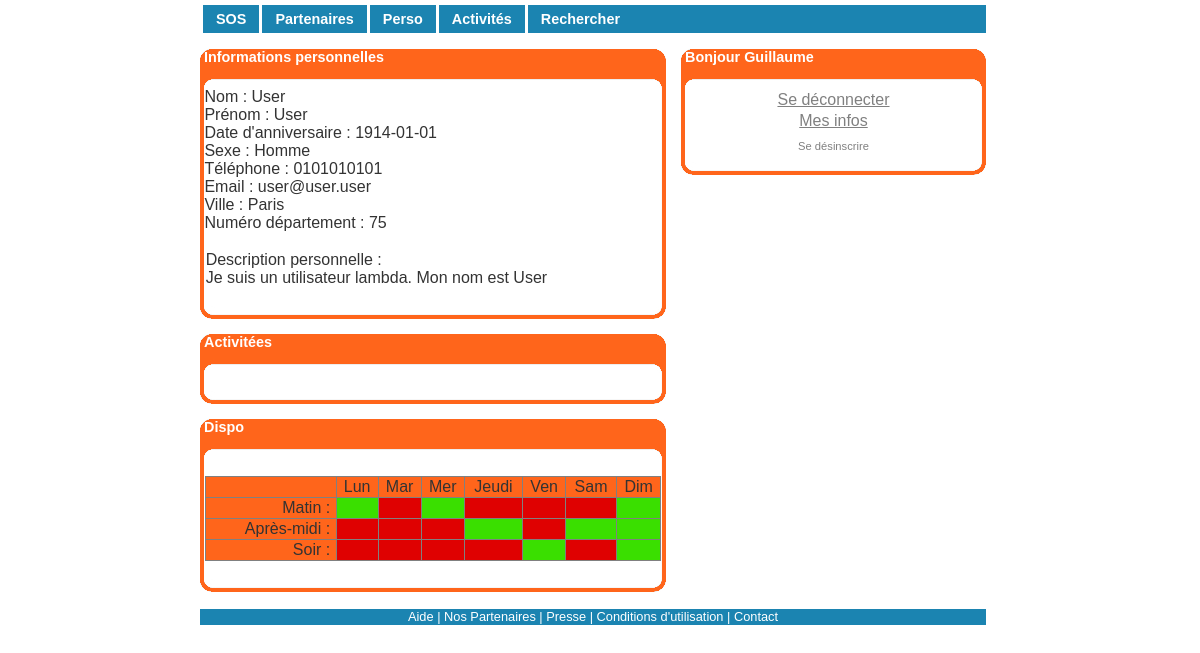
Screenshot of /perso.php?id=4 (signed in) with the database file from the repository.
### tables this page shows
CREATE TABLE IF NOT EXISTS `users` (
  `id` int(11) NOT NULL AUTO_INCREMENT,
  `nom` varchar(255) NOT NULL,
  `prenom` varchar(255) NOT NULL,
  `birth` date NOT NULL,
  `mdp` char(150) NOT NULL,
  `sexe` varchar(50) NOT NULL,
  `email` varchar(255) NOT NULL,
  `avatar` varchar(255) DEFAULT NULL,
  `ville` varchar(255) DEFAULT NULL,
  `numDep` int(5) DEFAULT NULL,
  `tel` varchar(10) DEFAULT NULL,
  `description` text,
  `afficheEmail` tinyint(1) DEFAULT NULL,
  `AfficheTel` tinyint(1) DEFAULT NULL,
  `pass` varchar(50) DEFAULT NULL,
  `valide` varchar(50) DEFAULT NULL,
  PRIMARY KEY (`id`)
);

### perso.php (the view, shortened to what the rows shown need)
<?php
	include("FctPhp.php");
	if (!isset($_SESSION['id'])) {
		header('location:index.php');
	}
	else {
		$UserCurrentId = $_SESSION['id'];
		if (!isset($_GET['id'])) {
			$id = $_SESSION['id'];
		}
		else {
			$id = $_GET['id'];
		}
		$req = "SELECT nom, prenom, birth, mdp, sexe, email, avatar, ville, numDep, tel, description, afficheEmail, AfficheTel FROM users WHERE id=".$id;
		$resultat = mysql_query($req) or die('Erreur SQL !<br>'.$req.'<br>'.mysql_error());
		$ligne = mysql_fetch_assoc($resultat);
		$nom = $ligne['nom'];
		$prenom = $ligne['prenom'];
		$birth = $ligne['birth'];
		$birthEx = explode("-", $birth);
		$jour = $birthEx[2];
		$mois = $birthEx[1];
		$annee = $birthEx[0];
		$sexe = $ligne['sexe'];
		$email = $ligne['email'];
		$ville = $ligne['ville'];
		$numDep = $ligne['numDep'];
		$tel = $ligne['tel'];
		$description = $ligne['description'];
		$afficheEmail = $ligne['afficheEmail'];
		$AfficheTel = $ligne['AfficheTel'];
		$sqlDispo2 = "SELECT * FROM dispo WHERE idUser='".$id."'";
		$reqDispo2 = mysql_query($sqlDispo2) or die('Erreur SQL !<br>'.$sqlDispo2.'<br>'.mysql_error());
		$dataDispo2 = mysql_fetch_assoc($reqDispo2);
	}
?>
<html xmlns="http://www.w3.org/1999/xhtml"><head>
	<link rel="stylesheet" href="style.css" type="text/css" charset="utf-8">
	<body>
		<div id="conteneur">
			<div id="contenu_annexe">
				<?php
				if ($id == $UserCurrentId && isset($_POST['modif_perso'])) {
					echo '<div class="boitegrise_466 sans_marge_gauche">
						<h2>&nbsp;Informations personnelles</h2>
						<form method="POST" action="perso.php">
						&nbsp;Nom : <input type="text" name="nom" value="'.$nom.'" /><br>
						&nbsp;Prénom : <input type="text" name="prenom" value="'.$prenom.'" /><br>
						&nbsp;Date d\'anniversaire : '; ShowListBoxBirth($jour, $mois, $annee); echo '<br>
						&nbsp;Sexe : <input type="radio" name="sexe" value="Homme" '; if ($sexe == "Homme") echo "checked"; echo ' /> Homme <input type="radio" name="sexe" value="Femme" '; if ($sexe == "Femme") echo "checked"; echo ' /> Femme<br>
						&nbsp;Téléphone : <input type="text" name="tel" value="'.$tel.'" /><br>
						&nbsp;Email : <input type="text" name="email" value="'.$email.'" /><br>
						&nbsp;Ville : <input type="text" name="ville" value="'.$ville.'" /><br>
						&nbsp;Code postal : <input type="text" name="numDep" value="'.$numDep.'" /><br>
						&nbsp;Description personnelle : <br><textarea name="description" value="'.$description.'" class="modif_compte">'.$description.'</textarea><br><br>
						&nbsp;Afficher mon email : <input type="radio" name="afficheEmail" value="1" '; if ($afficheEmail == "1") echo "checked"; echo ' /> Oui <input type="radio" name="afficheEmail" value="0" '; if ($afficheEmail == "0") echo "checked"; echo ' /> Non<br>
						&nbsp;Afficher mon numéro : <input type="radio" name="AfficheTel" value="1" '; if ($AfficheTel == "1") echo "checked"; echo ' /> Oui <input type="radio" name="AfficheTel" value="0" '; if ($AfficheTel == "0") echo "checked"; echo ' /> Non<br>
						<br>
						<input type="submit" name="modif_perso_valid" value="Valider" class="modif_compte_valid"/>
						<input type="submit" value="Annuler" class="modif_compte_valid"/>
						</form>
						<div class="finboite"></div>
						</div>';
				}
				else {
					echo '<div class="boitegrise_466 sans_marge_gauche">
						<h2>&nbsp;Informations personnelles</h2>
						&nbsp;Nom : '.$nom.'<br>
						&nbsp;Prénom : '.$prenom.'<br>
						&nbsp;Date d\'anniversaire : '.$birth.'<br>
						&nbsp;Sexe : '.$sexe.'<br>';
						if ($afficheEmail == 1) echo '&nbsp;Téléphone : '.$tel.'<br>';
						if ($AfficheTel == 1) echo '&nbsp;Email : '.$email.'<br>';
						echo '&nbsp;Ville : '.$ville.'<br>
						&nbsp;Numéro département : '.$numDep.'<br /><br />
						<table border="0" style="width: 98%;" align="center">
							<tbody>
								<tr>
									<td>Description personnelle : <br />'.$description.'</td>
								</tr>
							</tbody>
						</table><br />';
						echo '
						<div class="finboite"></div>
						</div>';
				}
				getConnexion();
				if ($id == $UserCurrentId && isset($_POST['modif_activite'])) {
					echo '<div class="boitegrise_466 sans_marge_gauche">
						<h2>&nbsp;Activitées</h2>
						<br>
						<form method="POST" action="perso.php" >
						<input type="submit" name="modif_activite_valid" value="Valider" class="modif_compte_valid"/>
						<input type="submit" value="Annuler" class="modif_compte_valid"/>
						</form>
						<div class="finboite"></div>
						</div>';
				}
				else {
					echo '<div class="boitegrise_466 sans_marge_gauche">
						<h2>&nbsp;Activitées</h2>
						<br>';
						echo '
						<div class="finboite"></div>
						</div>';
				}
				if ($id == $UserCurrentId && isset($_POST['modif_dispo'])) {
					echo '<div class="boitegrise_466 sans_marge_gauche">
						<h2>&nbsp;Dispo</h2>
						<br>
						<form method="POST" action="perso.php" >
							<table border="0" style="width: 98%;" align="center">
							<tbody>
								<tr>
									<td style="text-align:center">
										&nbsp;
									</td>
									<td style="text-align:center">
										Lun
									</td>
									<td style="text-align:center">
										Mar
									</td>
									<td style="text-align:center">
										Mer
									</td>
									<td style="text-align:center">
										Jeudi
									</td>
									<td style="text-align:center">
										Ven
									</td>
									<td style="text-align:center">
										Sam
									</td>
									<td style="text-align:center">
										Dim
									</td>
								</tr>
								<tr>
									<td style="text-align:right">
										Matin :
									</td>
									<td style="text-align:center">
										<input type="checkbox" name="dispo[]" value="L1" ';if ($dataDispo2['L1'] == "1") echo 'checked'; echo'>
									</td>
									<td style="text-align:center">
										<input type="checkbox" name="dispo[]" value="Ma1" ';if ($dataDispo2['Ma1'] == "1") echo 'checked'; echo'>
									</td>
									<td style="text-align:center">
										<input type="checkbox" name="dispo[]" value="Me1" ';if ($dataDispo2['Me1'] == "1") echo 'checked'; echo'>
									</td>
									<td style="text-align:center">
										<input type="checkbox" name="dispo[]" value="J1" ';if ($dataDispo2['J1'] == "1") echo 'checked'; echo'>
									</td>
									<td style="text-align:center">
										<input type="checkbox" name="dispo[]" value="V1" ';if ($dataDispo2['V1'] == "1") echo 'checked'; echo'>
									</td>
									<td style="text-align:center">
										<input type="checkbox" name="dispo[]" value="S1" ';if ($dataDispo2['S1'] == "1") echo 'checked'; echo'>
									</td>
									<td style="text-align:center">
										<input type="checkbox" name="dispo[]" value="D1" ';if ($dataDispo2['D1'] == "1") echo 'checked'; echo'>
									</td>
								</tr>
								<tr>
									<td style="text-align:right">
										Après-midi :
									</td>
									<td style="text-align:center">
										<input type="checkbox" name="dispo[]" value="L2" ';if ($dataDispo2['L2'] == "1") echo 'checked'; echo'>
									</td>
									<td style="text-align:center">
										<input type="checkbox" name="dispo[]" value="Ma2" ';if ($dataDispo2['Ma2'] == "1") echo 'checked'; echo'>
									</td>
									<td style="text-align:center">
										<input type="checkbox" name="dispo[]" value="Me2" ';if ($dataDispo2['Me2'] == "1") echo 'checked'; echo'>
									</td>
									<td style="text-align:center">
										<input type="checkbox" name="dispo[]" value="J2" ';if ($dataDispo2['J2'] == "1") echo 'checked'; echo'>
									</td>
									<td style="text-align:center">
										<input type="checkbox" name="dispo[]" value="V2" ';if ($dataDispo2['V2'] == "1") echo 'checked'; echo'>
									</td>
									<td style="text-align:center">
										<input type="checkbox" name="dispo[]" value="S2" ';if ($dataDispo2['S2'] == "1") echo 'checked'; echo'>
									</td>
									<td style="text-align:center">
										<input type="checkbox" name="dispo[]" value="D2" ';if ($dataDispo2['D2'] == "1") echo 'checked'; echo'>
									</td>
								</tr>
								<tr>
									<td style="text-align:right">
										Soir :
									</td>
									<td style="text-align:center">
										<input type="checkbox" name="dispo[]" value="L3" ';if ($dataDispo2['L3'] == "1") echo 'checked'; echo'>
									</td>
									<td style="text-align:center">
										<input type="checkbox" name="dispo[]" value="Ma3" ';if ($dataDispo2['Ma3'] == "1") echo 'checked'; echo'>
									</td>
									<td style="text-align:center">
										<input type="checkbox" name="dispo[]" value="Me3" ';if ($dataDispo2['Me3'] == "1") echo 'checked'; echo'>
									</td>
									<td style="text-align:center">
										<input type="checkbox" name="dispo[]" value="J3" ';if ($dataDispo2['J3'] == "1") echo 'checked'; echo'>
									</td>
									<td style="text-align:center">
										<input type="checkbox" name="dispo[]" value="V3" ';if ($dataDispo2['V3'] == "1") echo 'checked'; echo'>
									</td>
									<td style="text-align:center">
										<input type="checkbox" name="dispo[]" value="S3" ';if ($dataDispo2['S3'] == "1") echo 'checked'; echo'>
									</td>
									<td style="text-align:center">
										<input type="checkbox" name="dispo[]" value="D3" ';if ($dataDispo2['D3'] == "1") echo 'checked'; echo'>
									</td>
								</tr>
							</tbody>
						</table>
						<br />
						<input type="submit" name="modif_dispo_valid" value="Valider" class="modif_compte_valid"/>
						<input type="submit" value="Annuler" class="modif_compte_valid"/>
						</form>
						<div class="finboite"></div>
						</div>';
				}
				else {
					echo '<div class="boitegrise_466 sans_marge_gauche">
						<h2>&nbsp;Dispo</h2>
						<br>
						<table border="1" style="width: 98%;" align="center">
							<tbody>
								<tr>
									<td bgcolor="FF651B" style="text-align:center">
										&nbsp;
									</td>
									<td bgcolor="FF651B" style="text-align:center">
										Lun
									</td>
									<td bgcolor="FF651B" style="text-align:center">
										Mar
									</td>
									<td bgcolor="FF651B" style="text-align:center">
										Mer
									</td>
									<td bgcolor="FF651B" style="text-align:center">
										Jeudi
									</td>
									<td bgcolor="FF651B" style="text-align:center">
										Ven
									</td>
									<td bgcolor="FF651B" style="text-align:center">
										Sam
									</td>
									<td bgcolor="FF651B" style="text-align:center">
										Dim
									</td>
								</tr>
								<tr>
									<td bgcolor="FF651B" style="text-align:right">
										Matin :&nbsp;
									</td>
									<td bgcolor="';if ($dataDispo2['L1'] == "1") echo '#3ADF00'; else echo'#DF0101'; echo'" style="text-align:center">
									</td>
									<td bgcolor="';if ($dataDispo2['Ma1'] == "1") echo '#3ADF00'; else echo'#DF0101'; echo'" style="text-align:center">
									</td>
									<td bgcolor="';if ($dataDispo2['Me1'] == "1") echo '#3ADF00'; else echo'#DF0101'; echo'" style="text-align:center">
									</td>
									<td bgcolor="';if ($dataDispo2['J1'] == "1") echo '#3ADF00'; else echo'#DF0101'; echo'" style="text-align:center">
									</td>
									<td bgcolor="';if ($dataDispo2['V1'] == "1") echo '#3ADF00'; else echo'#DF0101'; echo'" style="text-align:center">
									</td>
									<td bgcolor="';if ($dataDispo2['S1'] == "1") echo '#3ADF00'; else echo'#DF0101'; echo'" style="text-align:center">
									</td>
									<td bgcolor="';if ($dataDispo2['D1'] == "1") echo '#3ADF00'; else echo'#DF0101'; echo'" style="text-align:center">
									</td>
								</tr>
								<tr>
									<td bgcolor="FF651B" style="text-align:right">
										Après-midi :&nbsp;
									</td>
									<td bgcolor="';if ($dataDispo2['L2'] == "1") echo '#3ADF00'; else echo'#DF0101'; echo'" style="text-align:center">
									</td>
									<td bgcolor="';if ($dataDispo2['Ma2'] == "1") echo '#3ADF00'; else echo'#DF0101'; echo'" style="text-align:center">
									</td>
									<td bgcolor="';if ($dataDispo2['Me2'] == "1") echo '#3ADF00'; else echo'#DF0101'; echo'" style="text-align:center">
									</td>
									<td bgcolor="';if ($dataDispo2['J2'] == "1") echo '#3ADF00'; else echo'#DF0101'; echo'" style="text-align:center">
									</td>
									<td bgcolor="';if ($dataDispo2['V2'] == "1") echo '#3ADF00'; else echo'#DF0101'; echo'" style="text-align:center">
									</td>
									<td bgcolor="';if ($dataDispo2['S2'] == "1") echo '#3ADF00'; else echo'#DF0101'; echo'" style="text-align:center">
									</td>
									<td bgcolor="';if ($dataDispo2['D2'] == "1") echo '#3ADF00'; else echo'#DF0101'; echo'" style="text-align:center">
									</td>
								</tr>
								<tr>
									<td bgcolor="FF651B" style="text-align:right">
										Soir :&nbsp;
									</td>
									<td bgcolor="';if ($dataDispo2['L3'] == "1") echo '#3ADF00'; else echo'#DF0101'; echo'" style="text-align:center">
									</td>
									<td bgcolor="';if ($dataDispo2['Ma3'] == "1") echo '#3ADF00'; else echo'#DF0101'; echo'" style="text-align:center">
									</td>
									<td bgcolor="';if ($dataDispo2['Me3'] == "1") echo '#3ADF00'; else echo'#DF0101'; echo'" style="text-align:center">
									</td>
									<td bgcolor="';if ($dataDispo2['J3'] == "1") echo '#3ADF00'; else echo'#DF0101'; echo'" style="text-align:center">
									</td>
									<td bgcolor="';if ($dataDispo2['V3'] == "1") echo '#3ADF00'; else echo'#DF0101'; echo'" style="text-align:center">
									</td>
									<td bgcolor="';if ($dataDispo2['S3'] == "1") echo '#3ADF00'; else echo'#DF0101'; echo'" style="text-align:center">
									</td>
									<td bgcolor="';if ($dataDispo2['D3'] == "1") echo '#3ADF00'; else echo'#DF0101'; echo'" style="text-align:center">
									</td>
								</tr>
							</tbody>
						</table>
						<br />';
						echo '
						<div class="finboite"></div>
						</div>';
				}
				?>
			</div><div class="spacer"></div>
		</div>
	</body>
</html>

### FctPhp.php (shortened to what the rows shown need)
<?php
	function getConnexion() {
		echo '<div id="login" class="boitegrise_305">';
						if (isset($_SESSION["id"])) {
							$sqlPrenom = "SELECT prenom FROM users WHERE id='".$_SESSION['id']."'";
							$reqPrenom = mysql_query($sqlPrenom) or die('Erreur SQL !<br>'.$sqlPrenom.'<br>'.mysql_error());
							$data = mysql_fetch_assoc($reqPrenom);
							echo '<h2>&nbsp;Bonjour '.$data["prenom"].'</h2>
							<p>
								<center><a href="deconnexion.php">Se déconnecter<a></center>
							</p>
							<p>
								<center><a href="perso.php">Mes infos</a></center>
							</p>
							<p class="align_image">
								<a href="Desinscription.php">Se désinscrire</a>
							</p>';
						}
						echo '<div class="finboite"></div></div>';
	}
?>

### rows the page displays
users: nom "User", prenom "User", birth "1914-01-01", sexe "Homme", tel "0101010101", email "user@user.user", ville "Paris", numDep "75", description "Je suis un utilisateur lambda. Mon nom est User"
users: prenom "Guillaume"
